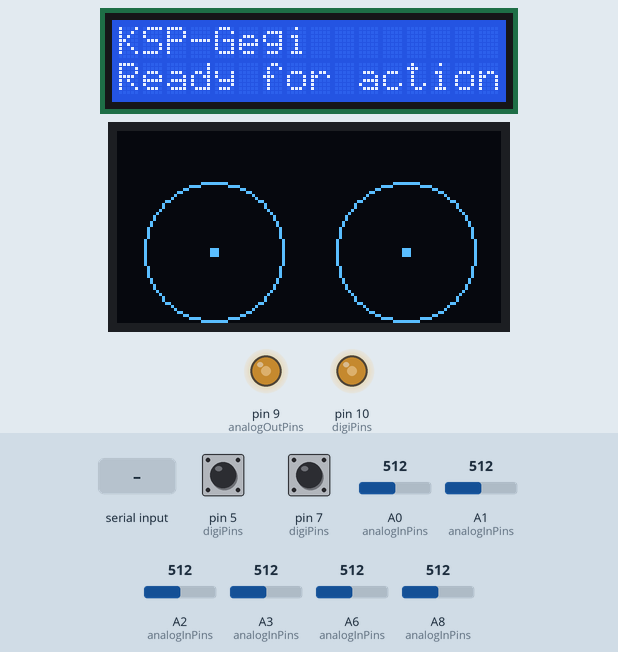
This sketch was run on a simulated Arduino Leonardo, built with avr-gcc and run on an emulated ATmega32U4. Shown: 16×2 character LCD, 128×64 one-colour display, output pins drawn as LEDs (lit = HIGH). The inputs (shaded band) are chosen by the test bench; at power-on: pin 5 (digiPins) HIGH, pin 7 (digiPins) HIGH, A0 (analogInPins) = 512, A1 (analogInPins) = 512, A2 (analogInPins) = 512, A3 (analogInPins) = 512, A6 (analogInPins) = 512, A8 (analogInPins) = 512. USB keyboard and mouse output is not drawn; what the sketch prints to the serial monitor is not drawn.

Above: at 1.3 s.
1.4 s: "O,45\n" received over Serial
At 1.87 s:
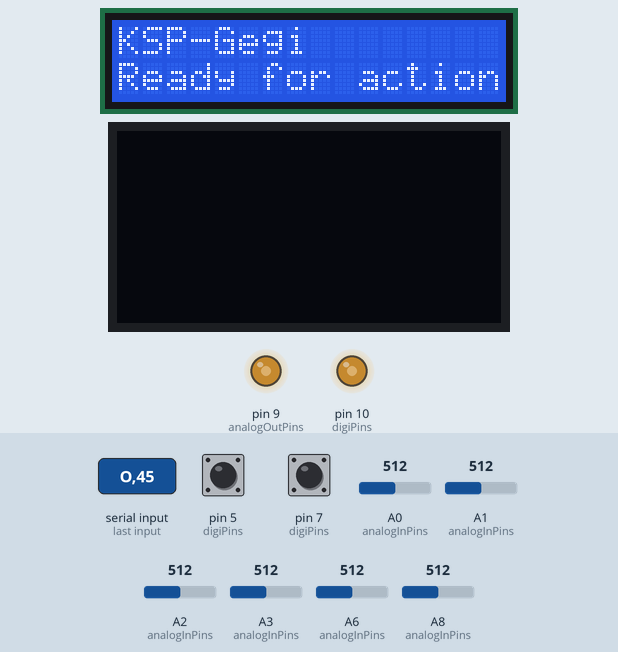
3.4 s: byte 80 ('P') received over Serial
At 4.7 s:
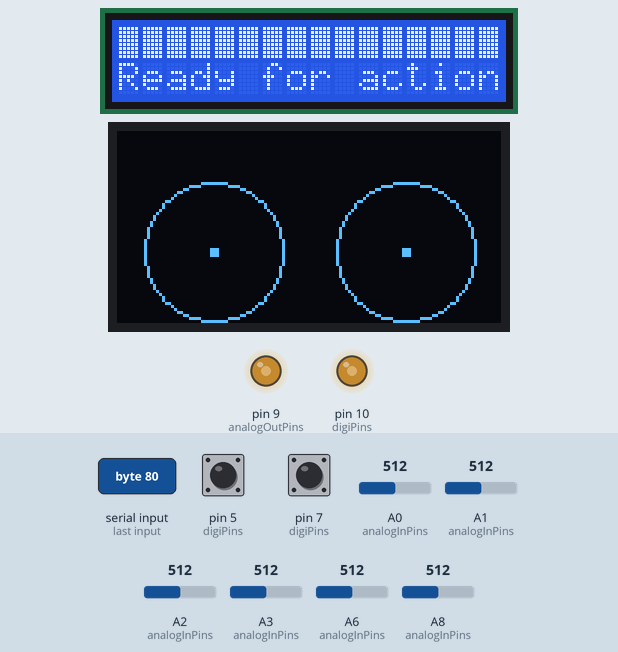
Timing chart, 0 to 6.4 s (numbered marks = the images above; inputs shaded):
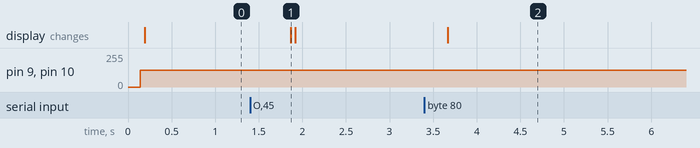

Measured:
- after the input at 1.4 s, the display: changes after 0.46 s (image 1)
- after the input at 3.4 s, the display: changes after 0.27 s (image 2)

The sketch:

ksp-gegi-microusb.ino
```cpp
#include <Arduino.h>
#include <Wire.h>
// https://bitbucket.org/fmalpartida/new-liquidcrystal/downloads
#include <LiquidCrystal_I2C.h> // Using version 1.2.1
// https://github.com/MHeironimus/ArduinoJoystickLibrary
#include <Joystick.h>
#include "U8glib.h"

U8GLIB_SSD1306_128X64_2X u8g(U8G_I2C_OPT_DEV_0|U8G_I2C_OPT_NO_ACK|U8G_I2C_OPT_FAST); // more RAM used, FAST transfer

// IDE: Arduino/Genuino Micro

// potencjometr: niebieski z czarną kreską do GND, biały do +5V, niebieski do pinu A0 / A1
// LCD: SDA->2, SCL->3

// Stage/Abort status (on=stage, off=abort)
uint8_t stageabort = 1;
// joy1 switch status - change meaning of joy2 axes (X:on=rotate, off=axis; Y:on=hatswitch#0, off=rudder)
uint8_t joy1switch = 0;
// joy2 switch status - change meaning of joy1 axes (X:on=rotate, off=axis; Y:on=rotate, off=axis)
uint8_t joy2switch = 0;

bool testMode = true;	// in test mode we can blink lights without Python!

// almost copy from ksp-gegi-mini!

// used from within digitalPin class (not nice, I know!)
void handleSlaveButton(const uint8_t id, const uint8_t state);

class digitalPin {
  public:
    digitalPin(const uint8_t id, const uint8_t pinSwitch);
    void updateSwitch(const bool force);
    uint8_t getId() { return(m_id); }
    uint8_t getSwitchState() const { return(m_lastPinState); }
  private:
    const uint8_t m_id, m_pinSwitch;
    uint8_t m_lastPinState { HIGH } ;
};

digitalPin digiPins[] = {
  digitalPin(10,5),    // joy1switch
  digitalPin(11,7)	   // joy2switch
};

digitalPin::digitalPin(const uint8_t id, const uint8_t pinSwitch) :
  m_id(id), m_pinSwitch(pinSwitch)
{
  if (m_pinSwitch>0) {
    pinMode(m_pinSwitch,INPUT_PULLUP);
  }
}

void digitalPin::updateSwitch(const bool force) {
  if (m_pinSwitch>0) {
    // reverse logic because switches are connected to GND with internal pullup, so pushed state (ON) is 0V
    uint8_t state = !digitalRead(m_pinSwitch);
    if (force || (state!=m_lastPinState)) {
      Serial.write('D');
      Serial.print(m_id);
      Serial.write('=');
      Serial.println(state);
      m_lastPinState = state;
      // map to joystick events
      handleSlaveButton(m_id,m_lastPinState);
    }
  }
}

/////////////

class analogInPin {
  public:
    analogInPin(const uint8_t id, const uint8_t pin, const int threshold);
    void update(const bool force);
    uint8_t getAValue() const { return (m_lastAValue); };
  private:
    void updateJoystick() const;
    const uint8_t m_id, m_pin;
    const int m_threshold;
    int m_lastAValue { 0 };
    int m_lastRValue { 0 };
};

analogInPin analogInPins[] = {
  analogInPin(0,A6,2),  // throttle
  analogInPin(1,A8,5),	// timewarp
  analogInPin(2,A1,2),	// joy1x
  analogInPin(3,A0,2),	// joy1y
  analogInPin(4,A3,2),	// joy2x
  analogInPin(5,A2,2),	// joy2y
};

analogInPin::analogInPin(const uint8_t id, const uint8_t pin, const int threshold) :
	m_id(id), m_pin(pin), m_threshold(threshold)
{
}

void analogInPin::update(const bool force) {
	// map to the range of the analog out
	m_lastRValue = analogRead(m_pin);
	int aValue = map(m_lastRValue, 0, 1023, 0, 255);
	// is it different enough from the last reading?
	if (force || abs(aValue-m_lastAValue)>m_threshold) {
		if (aValue<m_threshold) {
			aValue = 0;
		}
		if (aValue>255-m_threshold) {
			aValue = 255;
		}
		// dump status
		Serial.print("P");
		Serial.print(m_id);
		Serial.print("=");
		Serial.println(aValue,HEX);
		m_lastAValue = aValue;
		// map to joystick events
		updateJoystick();
	}
}

void analogInPin::updateJoystick() const {
	switch (m_id) {
		case 0: // throttle pot
			Joystick.setThrottle(m_lastAValue);
			break;
		case 2:	// joy1x X on: rotation, off: axis
			if (joy2switch) {
				Joystick.setXAxis(0);
				Joystick.setXAxisRotation(map(m_lastRValue, 0, 1023, 0, 359));
			} else {
				Joystick.setXAxis(m_lastAValue-127);
				Joystick.setXAxisRotation(180);
			}
			break;
		case 3: // joy1y Y on: rotation, off: axis
			if (joy2switch) {
				Joystick.setYAxis(0);
				Joystick.setYAxisRotation(map(m_lastRValue, 0, 1023, 0, 359));
			} else {
				Joystick.setYAxis(m_lastAValue-127);
				Joystick.setYAxisRotation(180);
			}
			break;
		case 4: // joy2x Z on: rotation, off: axis
			if (joy1switch) {
				Joystick.setZAxis(0);
				Joystick.setZAxisRotation(map(m_lastRValue, 0, 1023, 0, 359));
			} else {
				Joystick.setZAxis(m_lastAValue-127);
				Joystick.setZAxisRotation(180);
			}
			break;
		case 5: // joy2y on: ignore, off: rudder
			if (joy1switch) {
				Joystick.setRudder(128);
			} else {
				Joystick.setRudder(m_lastAValue);
			}
			break;
	}
}

class analogOutPin {
  public:
    analogOutPin(const uint8_t id, const uint8_t pin);
    void updateState(const uint8_t val) const ;
    const uint8_t getId() { return(m_id); }
  private:
    const uint8_t m_id, m_pin;
};

analogOutPin::analogOutPin(const uint8_t id, const uint8_t pin) :
	m_id(id), m_pin(pin)
{
}

void analogOutPin::updateState(const uint8_t val) const {
  analogWrite(m_pin,val);
}

analogOutPin analogOutPins[] = {
  analogOutPin(0,9),	// g-force
  analogOutPin(1,10)    // electrical power
};

// Set the pins on the I2C chip used for LCD connections:
//                    addr, en,rw,rs,d4,d5,d6,d7,bl,blpol
LiquidCrystal_I2C lcd(0x3f, 2, 1, 0, 4, 5, 6, 7, 3, POSITIVE);

byte msChar[8] = {
  0b11110,
  0b10101,
  0b10101,
  0b00000,
  0b01110,
  0b01100,
  0b00010,
  0b01110
};

byte leftRightChar[8] = {
  0b00000,
  0b00000,
  0b00010,
  0b11111,
  0b01000,
  0b00000,
  0b00000,
  0b00000
};

byte upDownChar[8] = {
  0b00100,
  0b00110,
  0b00100,
  0b00100,
  0b00100,
  0b00100,
  0b01100,
  0b00100
};

// serial port
#define SERIAL_SPEED 115200

// used below
void oledRedraw();

void setup() {
  // initialize serial communications
  Serial.begin(SERIAL_SPEED);
  Serial1.begin(SERIAL_SPEED);
  // don't wait for USB device, we don't care if port has been opened
  // while (!Serial);
  // set timeout to 200ms
  Serial.setTimeout(200);
  lcd.begin(16,2);   // initialize the lcd for 16 chars 2 lines, turn on backlight
  // setup custom characters
  lcd.createChar(1, msChar);
  lcd.createChar(2, leftRightChar);
  lcd.createChar(3, upDownChar);
  lcd.setCursor(0,0);
  lcd.print("KSP-Gegi");
  lcd.setCursor(0,1);
  lcd.print("Ready for action");
  // joystick setup
  Joystick.begin(true);	// do auto send state
  // show something on OLED
  oledRedraw();
  // request status update
  Serial.println("I");
}

// commands like ^A{id}={val}$
void handleSerialInputAnalogOut() {
  const uint8_t id = Serial.parseInt();  // skip '='
  const uint8_t val = Serial.parseInt(); // skip newline
//  Serial.print(id); Serial.write(' '); Serial.println(val);
  for (auto &p : analogOutPins) {
    if (p.getId()==id) {
      p.updateState(val);
    }
  }
}

// commands like ^P{line:0,1}={text0..15}$ (consume all characters until end of the line)
void handleSerialInputLCD() {
  uint8_t i=0, c;
  const uint8_t id = Serial.parseInt();
  Serial.read(); // skip '='
//  Serial.print("LCDin"); Serial.println(id);
  if (id==0 || id==1) {
    lcd.setCursor(0,id);
    c = -1;
    while (c!='\r' && c!='\n') {
      if (Serial.available()>0) {
        c = Serial.read();
      } else {
        c = -1;
      }
      if (c>0 && c!='\r' && c!='\n' && i<16) {
        i++;
        lcd.write(c);
//        Serial.print(c,HEX);
      }
    }
    for (;i<16;i++) {
      lcd.write(' ');
    }
//    Serial.println("endLCD");
  }
}

#define OLEDBUFSIZE 512
uint8_t oledBuf[OLEDBUFSIZE+1];

// splashscreen
uint8_t oledSplash[] = { 0x01,0x00,0x20,0x4b,0x53,0x50,0x2d,0x47,0x65,0x67,0x69,0x00,
  0x01,0x00,0x30,0x52,0x65,0x61,0x64,0x79,0x20,0x66,0x6F,0x72,0x20,0x61,0x63,0x74,0x69,0x6F,0x6E,0x00,
  7,128,0,0,15,7,128,0,32,15,7,128,0,64,15,
  7,128,64,0,49,7,128,64,32,49,7,128,64,64,49,
  0x00 };

// test mode offsets
// j1 X/Y= 1,2; size=3,4
// j2 X/Y= 6,7; size=8,9
uint8_t oledTest[] = { 2, 32-1, 40-1, 3, 3, 2, 128-32-1, 40-1, 3, 3, 8, 32, 40, 23, 8, 96, 40, 23, 0 };

// OLED commands
#define OLED_DRAW_STOP  0
#define OLED_DRAW_STR   1 // followed by x y string\, like "Line2\"
#define OLED_DRAW_BOX   2 // followed by x y width height
#define OLED_DRAW_FRAME 3 // followed by x y width height
#define OLED_DRAW_PIXEL 4 // followed by x y
#define OLED_DRAW_HLINE 5 // followed by x y width
#define OLED_DRAW_VLINE 6 // followed by x y height
#define OLED_DRAW_LINE  7 // followed by x1 y1 x2 y2
#define OLED_DRAW_CIRCLE 8 // followed by x y radius
#define OLED_DRAW_ELLIPSE 9 // followed by x y rx ry

void drawOLED(void) {
  // graphic commands to redraw the complete screen should be placed here
  u8g.setFont(u8g_font_unifontr); // reduced font, only glyphs 0x20-0x7f
  uint16_t i=0;
  uint8_t cmd, x, y, w, h, x2, y2, radius, rx, ry;
  while ((i<OLEDBUFSIZE) && oledBuf[i]!=0) {
    cmd = oledBuf[i++];
    if (OLED_DRAW_STOP==cmd) break; // stop immediately if commanded
    x=oledBuf[i++]; y=oledBuf[i++];
//    Serial.print("cmd"); Serial.print(cmd); Serial.print(" x="); Serial.print(x); Serial.print(" y="); Serial.println(y);
    switch(cmd) {
        case OLED_DRAW_STR:
//          Serial.print("["); Serial.print((const char*)&oledBuf[i]); Serial.println("]");
          u8g.drawStr(x,y,(const char*)&oledBuf[i]);
          // skip to the end of string;
          while (i<OLEDBUFSIZE && oledBuf[i]!=0) {
            i++;
          }
          i++; // skip past ending 0
          break;
        case OLED_DRAW_BOX:
          w = oledBuf[i++]; h = oledBuf[i++];
//          Serial.print("w="); Serial.print(w); Serial.print(" h="); Serial.println(h);
          u8g.drawBox(x,y,w,h);
          break;
        case OLED_DRAW_FRAME:
          w = oledBuf[i++]; h = oledBuf[i++];
//          Serial.print("w="); Serial.print(w); Serial.print(" h="); Serial.println(h);
          u8g.drawFrame(x,y,w,h);
          break;
        case OLED_DRAW_PIXEL:
          u8g.drawPixel(x,y);
          break;
        case OLED_DRAW_HLINE:
          w = oledBuf[i++];
//          Serial.print("w="); Serial.println(w);
          u8g.drawHLine(x,y,w);
          break;
        case OLED_DRAW_VLINE:
          h = oledBuf[i++];
//          Serial.print("h="); Serial.println(h);
          u8g.drawVLine(x,y,h);
          break;
        case OLED_DRAW_LINE:
          x2 = oledBuf[i++]; y2 = oledBuf[i++];
//          Serial.print("x2="); Serial.print(x2); Serial.print(" y2="); Serial.println(y2);
          u8g.drawLine(x,y,x2,y2);
          break;
        case OLED_DRAW_CIRCLE:
          radius = oledBuf[i++];
//          Serial.print("rad="); Serial.println(radius);
          u8g.drawCircle(x,y,radius);
          break;
        case OLED_DRAW_ELLIPSE:
          rx = oledBuf[i++]; ry = oledBuf[i++];
//          Serial.print("rx="); Serial.print(rx); Serial.print(" ry="); Serial.println(ry);
          u8g.drawEllipse(x,y,rx,ry);
          break;
    }
  }
}

// read a string of gfx commands and keep them in a buffer so drawOLED() can use them
void handleSerialInputOLED() {
  uint16_t i=0;
  uint8_t cmd, c;
//  Serial.println("OLEDstart");
  while ((i<OLEDBUFSIZE) && (Serial.available()>0) && (Serial.peek()!= '\n')) {
    cmd = Serial.parseInt();
    oledBuf[i++] = cmd;
    oledBuf[i++] = Serial.parseInt(); // x
    oledBuf[i++] = Serial.parseInt(); // y
    switch(cmd) {
        case OLED_DRAW_STR:
          Serial.read();  // skip separator
          while (i<OLEDBUFSIZE) {
            while (Serial.available()==0) { };
            c = Serial.read();
            if (c == '\\') break; // end marker
            oledBuf[i++] = c;
          }
          oledBuf[i++] = '\0'; // string terminator
          break;
        case OLED_DRAW_BOX:
        case OLED_DRAW_FRAME:
        case OLED_DRAW_LINE:
        case OLED_DRAW_ELLIPSE:
          oledBuf[i++] = Serial.parseInt(); // read two more bytes (one here, one below)
        case OLED_DRAW_HLINE:
        case OLED_DRAW_VLINE:
        case OLED_DRAW_CIRCLE:
          oledBuf[i++] = Serial.parseInt(); // read one more byte
        case OLED_DRAW_STOP:
        case OLED_DRAW_PIXEL:
          break;
    }
  }
  oledBuf[i]=0; // command string terminator
//  Serial.println("OLEDredraw");
  oledRedraw();
//  Serial.println("OLEDend");
}

void oledRedraw() {
  // redraw screen
  u8g.firstPage();
  do {
    drawOLED();
  } while( u8g.nextPage() );
}

// called after UART slave reports button press/release
// map switch IDs to joystick buttons
void handleSlaveButton(const uint8_t id, const uint8_t state) {
	// handle stage switch
	uint8_t buttonId = 0x80;
	switch (id) {
		case 4:
			buttonId = 5;
			break;
		case 5:
			buttonId = 4;
			break;
		case 6:
			buttonId = 2;
			break;
		case 7:
			buttonId = 3;
			break;
		case 8:
			buttonId = stageabort ? 1 : 0;
			break;
		case 9:
			stageabort = state;	// on=abort, off=stage
			break;
    case 10:
      buttonId = 6;
      break;
    case 11:
      buttonId = 7;
      break;
  }
//Serial.print("id,state,buttonid,stageabort="); Serial.print(id); Serial.write(' '); Serial.print(state); Serial.write(' '); Serial.print(buttonId); Serial.write(' '); Serial.println(stageabort);
	if (buttonId < 0x80) {
		Joystick.setButton(buttonId,state);
	}
}

void handleStatusReset() {
  // disable test mode
  testMode = false;
  // pass own status
  updatePins(true);
  updateAnalogs(true);
  // ask slave to update status
  Serial1.println("R");
  // request status update
  Serial.println("I");
  // show splashscreen
  memcpy(oledBuf, oledSplash, sizeof(oledSplash)+1);
  oledRedraw();
}

// pass data from USB host (PC) to UART
// - handle own devices (consume this data)
// - pass everything else to mini slave
void checkSerialInputUSBtoUART() {
  uint8_t c;
  while (Serial.available()) {
    c = Serial.read();
    if (c == 'A') {
      handleSerialInputAnalogOut();
    }
    else if (c == 'P') {
      handleSerialInputLCD();
    }
    else if (c == 'O') {
      handleSerialInputOLED();
    }
    else if ((c == 'R') & (Serial.peek()=='\n')) {
      handleStatusReset();
    }
	  else {
      Serial1.write(c);
	  }
  }
}

// pass data from UART slave (mini) to USB host (PC)
// - convert some button presses to joystick events
// - pass everyting else
void checkSerialInputUARTtoUSB() {
  uint8_t c;
  while (Serial1.available()) {
		c = Serial1.read();
		Serial.write(c);
		if (c == 'D') {
			const uint8_t id = Serial1.parseInt();  // skip '='
			const uint8_t state = Serial1.parseInt(); // skip newline
			Serial.print(id);
			Serial.write('=');
			Serial.println(state);
			handleSlaveButton(id,state);
		}
	}
}

void updateAnalogs(const bool force) {
  for (auto &p : analogInPins) {
    p.update(force);
  }
}

void updatePins(const bool force) {
  for (auto &p : digiPins) {
    p.updateSwitch(force);
    // remember state so analog axes are updated accordingly
    if (p.getId()==10) {
        joy1switch = p.getSwitchState();
    }
    if (p.getId()==11) {
        joy2switch = p.getSwitchState();
    }
  }
}

void handleTestMode() {
	analogOutPins[0].updateState(analogInPins[0].getAValue());
	analogOutPins[1].updateState(analogInPins[1].getAValue());
  //
// j1 X/Y= 1,2; size=3,4
// j2 X/Y= 6,7; size=8,9
  uint8_t psize;
  psize = joy1switch ? 4 : 3;
  oledTest[3] = psize;
  oledTest[4] = psize;
  psize = joy2switch ? 4 : 3;
  oledTest[8] = psize;
  oledTest[9] = psize;
  oledTest[1] = 32-1+23*(analogInPins[2].getAValue()-127) / 127;
  oledTest[2] = 40-1+23*(analogInPins[3].getAValue()-127) / 127;
  oledTest[6] = 128-32-1+23*(analogInPins[4].getAValue()-127) / 127;
  oledTest[7] = 40-1+23*(analogInPins[5].getAValue()-127) / 127;
  memcpy(oledBuf, oledTest, sizeof(oledTest)+1);
  oledRedraw();
}

void loop() {
  checkSerialInputUSBtoUART();
  checkSerialInputUARTtoUSB();
  updatePins(false);
  updateAnalogs(false);
  if (testMode) {
	  handleTestMode();
  }
  delay(20);
}
```
